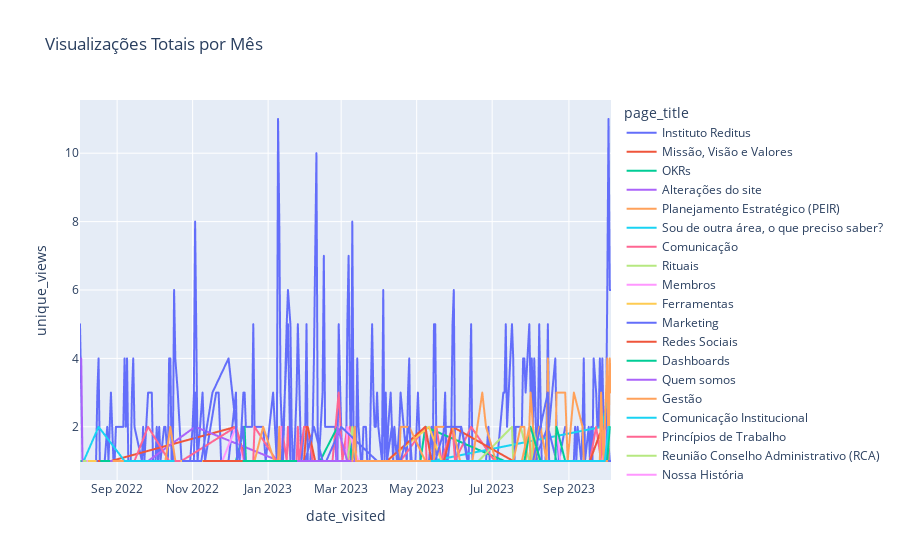

Notebook code for this chart:
### Code cell
fig_total_monthly = px.line(df, x='date_visited', y='unique_views', color='page_title', 
                            title='Visualizações Totais por Mês')
fig_total_monthly.show()

### Figure 1 — Plotly figure (JSON) as saved in the notebook; plotly's stock layout.template omitted (floating-point values rounded to 4 significant figures; data arrays with more than 128 entries replaced by an {"elided": "..."} marker saying what was removed)
{"data": [{"hovertemplate": "page_title=Instituto Reditus<br>date_visited=%{x}<br>unique_views=%{y}<extra></extra>", "legendgroup": "Instituto Reditus", "line": {"color": "#636efa", "dash": "solid"}, "marker": {"symbol": "circle"}, "mode": "lines", "name": "Instituto Reditus", "showlegend": true, "type": "scattergl", "x": {"elided": "265 str values"}, "xaxis": "x", "y": {"elided": "265 int values"}, "yaxis": "y"}, {"hovertemplate": "page_title=Missão, Visão e Valores<br>date_visited=%{x}<br>unique_views=%{y}<extra></extra>", "legendgroup": "Missão, Visão e Valores", "line": {"color": "#EF553B", "dash": "solid"}, "marker": {"symbol": "circle"}, "mode": "lines", "name": "Missão, Visão e Valores", "showlegend": true, "type": "scattergl", "x": ["2022-08-03T00:00:00", "2022-08-17T00:00:00", "2022-08-22T00:00:00", "2022-08-23T00:00:00", "2022-08-27T00:00:00", "2022-12-06T00:00:00", "2022-12-14T00:00:00", "2023-01-05T00:00:00", "2023-01-17T00:00:00", "2023-02-01T00:00:00", "2023-02-26T00:00:00", "2023-03-06T00:00:00", "2023-03-13T00:00:00", "2023-03-22T00:00:00", "2023-03-28T00:00:00", "2023-04-07T00:00:00", "2023-05-16T00:00:00", "2023-05-29T00:00:00", "2023-06-26T00:00:00", "2023-07-10T00:00:00", "2023-07-11T00:00:00", "2023-07-27T00:00:00", "2023-08-07T00:00:00", "2023-08-22T00:00:00", "2023-09-23T00:00:00", "2023-09-25T00:00:00", "2023-10-04T00:00:00"], "xaxis": "x", "y": [1, 1, 1, 1, 1, 2, 1, 1, 1, 1, 1, 1, 1, 1, 1, 1, 1, 1, 1, 1, 1, 1, 1, 1, 1, 1, 1], "yaxis": "y"}, {"hovertemplate": "page_title=OKRs<br>date_visited=%{x}<br>unique_views=%{y}<extra></extra>", "legendgroup": "OKRs", "line": {"color": "#00cc96", "dash": "solid"}, "marker": {"symbol": "circle"}, "mode": "lines", "name": "OKRs", "showlegend": true, "type": "scattergl", "x": ["2022-08-03T00:00:00", "2022-08-29T00:00:00", "2022-09-08T00:00:00", "2022-10-17T00:00:00", "2022-10-23T00:00:00", "2022-12-06T00:00:00", "2022-12-13T00:00:00", "2022-12-21T00:00:00", "2023-01-09T00:00:00", "2023-01-17T00:00:00", "2023-02-15T00:00:00", "2023-03-05T00:00:00", "2023-03-06T00:00:00", "2023-03-10T00:00:00", "2023-03-29T00:00:00", "2023-04-07T00:00:00", "2023-04-08T00:00:00", "2023-04-17T00:00:00", "2023-04-25T00:00:00", "2023-05-02T00:00:00", "2023-05-04T00:00:00", "2023-05-08T00:00:00", "2023-07-11T00:00:00", "2023-07-25T00:00:00", "2023-08-08T00:00:00", "2023-08-29T00:00:00", "2023-09-21T00:00:00", "2023-09-23T00:00:00", "2023-10-02T00:00:00"], "xaxis": "x", "y": [1, 1, 1, 1, 1, 1, 1, 1, 1, 1, 1, 1, 2, 1, 1, 1, 1, 1, 1, 1, 1, 2, 1, 1, 1, 1, 1, 1, 1], "yaxis": "y"}, {"hovertemplate": "page_title=Alterações do site<br>date_visited=%{x}<br>unique_views=%{y}<extra></extra>", "legendgroup": "Alterações do site", "line": {"color": "#ab63fa", "dash": "solid"}, "marker": {"symbol": "circle"}, "mode": "lines", "name": "Alterações do site", "showlegend": true, "type": "scattergl", "x": ["2022-08-03T00:00:00", "2022-08-04T00:00:00", "2022-08-05T00:00:00", "2022-09-07T00:00:00", "2022-09-26T00:00:00", "2022-11-03T00:00:00", "2023-01-10T00:00:00", "2023-01-12T00:00:00", "2023-04-07T00:00:00", "2023-05-08T00:00:00"], "xaxis": "x", "y": [4, 1, 1, 1, 1, 2, 1, 1, 1, 1], "yaxis": "y"}, {"hovertemplate": "page_title=Planejamento Estratégico (PEIR)<br>date_visited=%{x}<br>unique_views=%{y}<extra></extra>", "legendgroup": "Planejamento Estratégico (PEIR)", "line": {"color": "#FFA15A", "dash": "solid"}, "marker": {"symbol": "circle"}, "mode": "lines", "name": "Planejamento Estratégico (PEIR)", "showlegend": true, "type": "scattergl", "x": ["2022-08-05T00:00:00", "2022-08-29T00:00:00", "2022-12-12T00:00:00", "2023-03-06T00:00:00", "2023-03-10T00:00:00", "2023-03-14T00:00:00", "2023-04-07T00:00:00", "2023-04-08T00:00:00", "2023-04-25T00:00:00", "2023-05-02T00:00:00", "2023-05-08T00:00:00", "2023-07-17T00:00:00", "2023-07-18T00:00:00", "2023-07-24T00:00:00", "2023-07-31T00:00:00", "2023-08-01T00:00:00", "2023-08-08T00:00:00", "2023-09-24T00:00:00", "2023-10-02T00:00:00"], "xaxis": "x", "y": [1, 1, 1, 1, 2, 1, 1, 1, 1, 1, 1, 1, 1, 1, 1, 1, 1, 1, 1], "yaxis": "y"}, {"hovertemplate": "page_title=Sou de outra área, o que preciso saber?<br>date_visited=%{x}<br>unique_views=%{y}<extra></extra>", "legendgroup": "Sou de outra área, o que preciso saber?", "line": {"color": "#19d3f3", "dash": "solid"}, "marker": {"symbol": "circle"}, "mode": "lines", "name": "Sou de outra área, o que preciso saber?", "showlegend": true, "type": "scattergl", "x": ["2022-08-05T00:00:00", "2022-08-17T00:00:00", "2022-09-07T00:00:00", "2022-09-26T00:00:00", "2022-11-03T00:00:00", "2022-11-20T00:00:00", "2023-01-10T00:00:00", "2023-01-12T00:00:00", "2023-01-25T00:00:00", "2023-01-30T00:00:00", "2023-04-07T00:00:00", "2023-05-08T00:00:00", "2023-05-13T00:00:00", "2023-09-28T00:00:00", "2023-10-03T00:00:00"], "xaxis": "x", "y": [1, 2, 1, 1, 1, 1, 1, 1, 1, 1, 1, 2, 1, 2, 3], "yaxis": "y"}, {"hovertemplate": "page_title=Comunicação<br>date_visited=%{x}<br>unique_views=%{y}<extra></extra>", "legendgroup": "Comunicação", "line": {"color": "#FF6692", "dash": "solid"}, "marker": {"symbol": "circle"}, "mode": "lines", "name": "Comunicação", "showlegend": true, "type": "scattergl", "x": ["2022-08-05T00:00:00", "2022-08-15T00:00:00", "2022-08-16T00:00:00", "2022-08-17T00:00:00", "2022-08-24T00:00:00", "2022-08-25T00:00:00", "2022-08-27T00:00:00", "2022-08-31T00:00:00", "2022-09-07T00:00:00", "2022-09-10T00:00:00", "2022-09-15T00:00:00", "2022-09-26T00:00:00", "2022-10-13T00:00:00", "2022-10-20T00:00:00", "2022-10-30T00:00:00", "2022-11-01T00:00:00", "2022-11-03T00:00:00", "2022-11-05T00:00:00", "2022-11-20T00:00:00", "2022-11-21T00:00:00", "2022-11-23T00:00:00", "2022-12-05T00:00:00", "2022-12-12T00:00:00", "2022-12-13T00:00:00", "2022-12-20T00:00:00", "2022-12-21T00:00:00", "2023-01-08T00:00:00", "2023-01-09T00:00:00", "2023-01-10T00:00:00", "2023-01-12T00:00:00", "2023-01-16T00:00:00", "2023-01-17T00:00:00", "2023-01-19T00:00:00", "2023-01-20T00:00:00", "2023-01-24T00:00:00", "2023-01-25T00:00:00", "2023-01-26T00:00:00", "2023-01-30T00:00:00", "2023-02-01T00:00:00", "2023-02-02T00:00:00", "2023-02-06T00:00:00", "2023-02-07T00:00:00", "2023-02-08T00:00:00", "2023-02-15T00:00:00", "2023-02-16T00:00:00", "2023-02-17T00:00:00", "2023-02-22T00:00:00", "2023-02-27T00:00:00", "2023-03-02T00:00:00", "2023-03-06T00:00:00", "2023-03-07T00:00:00", "2023-03-08T00:00:00", "2023-03-14T00:00:00", "2023-03-20T00:00:00", "2023-03-27T00:00:00", "2023-03-30T00:00:00", "2023-04-03T00:00:00", "2023-04-07T00:00:00", "2023-04-13T00:00:00", "2023-04-17T00:00:00", "2023-04-18T00:00:00", "2023-05-08T00:00:00", "2023-05-09T00:00:00", "2023-05-13T00:00:00", "2023-05-15T00:00:00", "2023-05-16T00:00:00", "2023-05-17T00:00:00", "2023-05-21T00:00:00", "2023-05-30T00:00:00", "2023-06-01T00:00:00", "2023-06-14T00:00:00", "2023-07-03T00:00:00", "2023-07-18T00:00:00", "2023-07-31T00:00:00", "2023-08-01T00:00:00", "2023-08-08T00:00:00", "2023-08-15T00:00:00", "2023-08-21T00:00:00", "2023-08-29T00:00:00", "2023-09-13T00:00:00", "2023-09-18T00:00:00", "2023-09-23T00:00:00", "2023-09-27T00:00:00", "2023-09-28T00:00:00", "2023-09-30T00:00:00", "2023-10-02T00:00:00", "2023-10-03T00:00:00"], "xaxis": "x", "y": [1, 1, 1, 1, 1, 1, 1, 1, 1, 1, 1, 2, 1, 1, 1, 1, 1, 1, 1, 1, 1, 1, 1, 1, 1, 2, 1, 1, 1, 2, 1, 2, 1, 1, 1, 2, 1, 2, 2, 2, 1, 1, 1, 1, 1, 1, 1, 3, 1, 2, 1, 2, 1, 1, 1, 1, 1, 1, 1, 1, 1, 2, 1, 1, 1, 2, 2, 1, 2, 1, 2, 1, 1, 1, 1, 1, 1, 1, 1, 1, 1, 2, 1, 2, 1, 1, 3], "yaxis": "y"}, {"hovertemplate": "page_title=Rituais<br>date_visited=%{x}<br>unique_views=%{y}<extra></extra>", "legendgroup": "Rituais", "line": {"color": "#B6E880", "dash": "solid"}, "marker": {"symbol": "circle"}, "mode": "lines", "name": "Rituais", "showlegend": true, "type": "scattergl", "x": ["2022-08-05T00:00:00", "2022-09-08T00:00:00", "2022-09-28T00:00:00", "2022-10-23T00:00:00", "2022-11-30T00:00:00", "2022-12-06T00:00:00", "2022-12-12T00:00:00", "2022-12-20T00:00:00", "2023-01-17T00:00:00", "2023-01-22T00:00:00", "2023-02-11T00:00:00", "2023-02-26T00:00:00", "2023-03-06T00:00:00", "2023-03-10T00:00:00", "2023-03-13T00:00:00", "2023-04-07T00:00:00", "2023-04-08T00:00:00", "2023-04-11T00:00:00", "2023-04-17T00:00:00", "2023-04-18T00:00:00", "2023-04-25T00:00:00", "2023-05-08T00:00:00", "2023-05-13T00:00:00", "2023-05-16T00:00:00", "2023-05-24T00:00:00", "2023-05-30T00:00:00", "2023-06-06T00:00:00", "2023-06-14T00:00:00", "2023-06-20T00:00:00", "2023-07-17T00:00:00", "2023-07-18T00:00:00", "2023-07-24T00:00:00", "2023-07-31T00:00:00", "2023-08-01T00:00:00", "2023-08-02T00:00:00", "2023-08-03T00:00:00", "2023-08-08T00:00:00", "2023-08-15T00:00:00", "2023-08-22T00:00:00", "2023-09-24T00:00:00", "2023-09-28T00:00:00", "2023-10-02T00:00:00", "2023-10-05T00:00:00"], "xaxis": "x", "y": [1, 1, 1, 1, 1, 1, 1, 1, 1, 1, 1, 1, 1, 2, 1, 1, 1, 1, 1, 1, 1, 1, 1, 1, 1, 1, 1, 1, 1, 2, 1, 2, 1, 1, 1, 2, 1, 1, 1, 1, 1, 1, 1], "yaxis": "y"}, {"hovertemplate": "page_title=Membros<br>date_visited=%{x}<br>unique_views=%{y}<extra></extra>", "legendgroup": "Membros", "line": {"color": "#FF97FF", "dash": "solid"}, "marker": {"symbol": "circle"}, "mode": "lines", "name": "Membros", "showlegend": true, "type": "scattergl", "x": ["2022-08-08T00:00:00", "2022-08-13T00:00:00", "2022-08-22T00:00:00", "2022-08-26T00:00:00", "2022-08-27T00:00:00", "2022-09-14T00:00:00", "2022-09-26T00:00:00", "2022-10-02T00:00:00", "2022-10-03T00:00:00", "2022-10-26T00:00:00", "2022-11-10T00:00:00", "2022-11-22T00:00:00", "2022-11-25T00:00:00", "2022-12-06T00:00:00", "2022-12-12T00:00:00", "2022-12-15T00:00:00", "2022-12-21T00:00:00", "2023-01-10T00:00:00", "2023-01-11T00:00:00", "2023-01-12T00:00:00", "2023-01-14T00:00:00", "2023-01-17T00:00:00", "2023-01-19T00:00:00", "2023-01-20T00:00:00", "2023-01-25T00:00:00", "2023-01-31T00:00:00", "2023-02-06T00:00:00", "2023-02-07T00:00:00", "2023-02-09T00:00:00", "2023-02-10T00:00:00", "2023-02-22T00:00:00", "2023-02-26T00:00:00", "2023-03-05T00:00:00", "2023-03-06T00:00:00", "2023-03-15T00:00:00", "2023-03-18T00:00:00", "2023-03-20T00:00:00", "2023-03-26T00:00:00", "2023-03-28T00:00:00", "2023-03-30T00:00:00", "2023-03-31T00:00:00", "2023-04-07T00:00:00", "2023-04-30T00:00:00", "2023-05-20T00:00:00", "2023-05-29T00:00:00", "2023-06-23T00:00:00", "2023-07-11T00:00:00", "2023-07-17T00:00:00", "2023-07-20T00:00:00", "2023-08-08T00:00:00", "2023-08-09T00:00:00", "2023-08-14T00:00:00", "2023-08-16T00:00:00", "2023-08-21T00:00:00", "2023-08-22T00:00:00", "2023-08-25T00:00:00", "2023-08-29T00:00:00", "2023-09-05T00:00:00", "2023-09-23T00:00:00", "2023-09-25T00:00:00", "2023-09-26T00:00:00", "2023-09-28T00:00:00", "2023-10-02T00:00:00"], "xaxis": "x", "y": [1, 1, 1, 1, 1, 1, 1, 1, 1, 1, 1, 1, 1, 2, 1, 1, 1, 1, 2, 1, 1, 1, 1, 1, 1, 1, 1, 1, 1, 1, 1, 1, 1, 2, 1, 1, 1, 1, 1, 1, 1, 1, 1, 1, 1, 1, 1, 1, 1, 1, 1, 1, 1, 1, 2, 1, 1, 1, 1, 1, 1, 1, 2], "yaxis": "y"}, {"hovertemplate": "page_title=Ferramentas<br>date_visited=%{x}<br>unique_views=%{y}<extra></extra>", "legendgroup": "Ferramentas", "line": {"color": "#FECB52", "dash": "solid"}, "marker": {"symbol": "circle"}, "mode": "lines", "name": "Ferramentas", "showlegend": true, "type": "scattergl", "x": ["2022-08-09T00:00:00", "2022-09-28T00:00:00", "2022-11-11T00:00:00", "2022-12-06T00:00:00", "2022-12-15T00:00:00", "2022-12-20T00:00:00", "2023-01-16T00:00:00", "2023-01-19T00:00:00", "2023-01-22T00:00:00", "2023-01-25T00:00:00", "2023-02-26T00:00:00", "2023-03-06T00:00:00", "2023-04-07T00:00:00", "2023-05-11T00:00:00", "2023-05-21T00:00:00", "2023-05-26T00:00:00", "2023-07-12T00:00:00", "2023-08-03T00:00:00", "2023-08-14T00:00:00", "2023-08-22T00:00:00", "2023-09-13T00:00:00"], "xaxis": "x", "y": [1, 1, 1, 1, 1, 1, 1, 1, 1, 1, 1, 1, 1, 2, 1, 1, 1, 1, 1, 1, 1], "yaxis": "y"}, {"hovertemplate": "page_title=Marketing<br>date_visited=%{x}<br>unique_views=%{y}<extra></extra>", "legendgroup": "Marketing", "line": {"color": "#636efa", "dash": "solid"}, "marker": {"symbol": "circle"}, "mode": "lines", "name": "Marketing", "showlegend": true, "type": "scattergl", "x": ["2022-08-16T00:00:00", "2022-08-24T00:00:00", "2022-08-25T00:00:00", "2022-09-07T00:00:00", "2022-09-09T00:00:00", "2022-09-13T00:00:00", "2022-09-26T00:00:00", "2022-10-02T00:00:00", "2022-10-15T00:00:00", "2022-11-01T00:00:00", "2022-11-02T00:00:00", "2022-11-03T00:00:00", "2022-11-05T00:00:00", "2022-11-21T00:00:00", "2022-12-12T00:00:00", "2022-12-13T00:00:00", "2022-12-21T00:00:00", "2023-01-11T00:00:00", "2023-01-20T00:00:00", "2023-02-01T00:00:00", "2023-02-04T00:00:00", "2023-02-17T00:00:00", "2023-03-01T00:00:00", "2023-03-30T00:00:00", "2023-04-07T00:00:00", "2023-05-02T00:00:00", "2023-05-09T00:00:00", "2023-05-20T00:00:00", "2023-05-21T00:00:00", "2023-05-30T00:00:00", "2023-06-14T00:00:00", "2023-06-23T00:00:00", "2023-07-12T00:00:00", "2023-07-18T00:00:00", "2023-07-25T00:00:00", "2023-07-27T00:00:00", "2023-07-31T00:00:00", "2023-08-01T00:00:00", "2023-08-04T00:00:00", "2023-08-15T00:00:00", "2023-08-22T00:00:00", "2023-08-24T00:00:00", "2023-08-25T00:00:00", "2023-08-29T00:00:00", "2023-08-31T00:00:00", "2023-09-14T00:00:00", "2023-09-19T00:00:00", "2023-09-21T00:00:00", "2023-09-25T00:00:00", "2023-10-01T00:00:00", "2023-10-02T00:00:00", "2023-10-04T00:00:00", "2023-10-05T00:00:00"], "xaxis": "x", "y": [1, 1, 1, 1, 1, 1, 1, 1, 1, 1, 1, 3, 1, 1, 1, 1, 1, 1, 1, 1, 1, 1, 2, 1, 1, 1, 1, 1, 1, 1, 1, 1, 1, 1, 1, 1, 1, 1, 1, 2, 1, 1, 1, 1, 1, 1, 1, 1, 1, 1, 2, 1, 1], "yaxis": "y"}, {"hovertemplate": "page_title=Redes Sociais<br>date_visited=%{x}<br>unique_views=%{y}<extra></extra>", "legendgroup": "Redes Sociais", "line": {"color": "#EF553B", "dash": "solid"}, "marker": {"symbol": "circle"}, "mode": "lines", "name": "Redes Sociais", "showlegend": true, "type": "scattergl", "x": ["2022-08-17T00:00:00", "2022-08-24T00:00:00", "2022-08-27T00:00:00", "2022-09-01T00:00:00", "2022-09-10T00:00:00", "2022-09-26T00:00:00", "2022-11-05T00:00:00", "2022-11-11T00:00:00", "2022-12-20T00:00:00", "2022-12-21T00:00:00", "2023-01-19T00:00:00", "2023-01-24T00:00:00", "2023-01-30T00:00:00", "2023-02-01T00:00:00", "2023-02-02T00:00:00", "2023-02-08T00:00:00", "2023-02-15T00:00:00", "2023-02-16T00:00:00", "2023-03-06T00:00:00", "2023-03-14T00:00:00", "2023-03-20T00:00:00", "2023-03-27T00:00:00", "2023-04-07T00:00:00", "2023-05-08T00:00:00", "2023-05-13T00:00:00", "2023-05-15T00:00:00", "2023-05-23T00:00:00", "2023-05-30T00:00:00", "2023-07-18T00:00:00", "2023-07-31T00:00:00", "2023-08-08T00:00:00", "2023-08-21T00:00:00", "2023-09-18T00:00:00", "2023-09-28T00:00:00"], "xaxis": "x", "y": [1, 1, 1, 1, 1, 1, 1, 1, 1, 1, 1, 1, 1, 2, 2, 1, 1, 1, 1, 1, 1, 1, 1, 2, 1, 1, 1, 2, 1, 1, 1, 1, 1, 2], "yaxis": "y"}, {"hovertemplate": "page_title=Dashboards<br>date_visited=%{x}<br>unique_views=%{y}<extra></extra>", "legendgroup": "Dashboards", "line": {"color": "#00cc96", "dash": "solid"}, "marker": {"symbol": "circle"}, "mode": "lines", "name": "Dashboards", "showlegend": true, "type": "scattergl", "x": ["2022-08-19T00:00:00", "2022-08-29T00:00:00", "2022-10-02T00:00:00", "2022-10-10T00:00:00", "2022-10-17T00:00:00", "2022-11-03T00:00:00", "2022-11-30T00:00:00", "2022-12-06T00:00:00", "2022-12-13T00:00:00", "2022-12-14T00:00:00", "2022-12-18T00:00:00", "2022-12-20T00:00:00", "2022-12-21T00:00:00", "2022-12-30T00:00:00", "2023-01-09T00:00:00", "2023-01-17T00:00:00", "2023-01-22T00:00:00", "2023-01-24T00:00:00", "2023-02-08T00:00:00", "2023-02-09T00:00:00", "2023-02-10T00:00:00", "2023-02-12T00:00:00", "2023-02-26T00:00:00", "2023-03-06T00:00:00", "2023-03-07T00:00:00", "2023-03-10T00:00:00", "2023-03-11T00:00:00", "2023-03-12T00:00:00", "2023-03-13T00:00:00", "2023-03-21T00:00:00", "2023-03-26T00:00:00", "2023-04-04T00:00:00", "2023-04-07T00:00:00", "2023-04-17T00:00:00", "2023-04-18T00:00:00", "2023-05-16T00:00:00", "2023-05-26T00:00:00", "2023-05-30T00:00:00", "2023-06-14T00:00:00", "2023-07-10T00:00:00", "2023-08-03T00:00:00", "2023-08-22T00:00:00", "2023-09-21T00:00:00", "2023-10-01T00:00:00", "2023-10-05T00:00:00"], "xaxis": "x", "y": [1, 1, 1, 1, 1, 1, 1, 1, 2, 1, 1, 1, 1, 1, 1, 1, 1, 1, 1, 1, 1, 1, 2, 1, 1, 1, 1, 1, 1, 1, 1, 1, 1, 1, 1, 1, 1, 1, 1, 1, 1, 1, 1, 1, 1], "yaxis": "y"}, {"hovertemplate": "page_title=Quem somos<br>date_visited=%{x}<br>unique_views=%{y}<extra></extra>", "legendgroup": "Quem somos", "line": {"color": "#ab63fa", "dash": "solid"}, "marker": {"symbol": "circle"}, "mode": "lines", "name": "Quem somos", "showlegend": true, "type": "scattergl", "x": ["2022-08-27T00:00:00", "2022-08-29T00:00:00", "2022-09-29T00:00:00", "2022-10-16T00:00:00", "2022-10-23T00:00:00", "2022-11-03T00:00:00", "2022-11-25T00:00:00", "2022-11-30T00:00:00", "2022-12-06T00:00:00", "2022-12-12T00:00:00", "2023-01-10T00:00:00", "2023-02-10T00:00:00", "2023-02-22T00:00:00", "2023-02-25T00:00:00", "2023-02-26T00:00:00", "2023-03-06T00:00:00", "2023-03-15T00:00:00", "2023-03-19T00:00:00", "2023-04-07T00:00:00", "2023-05-29T00:00:00", "2023-07-27T00:00:00", "2023-08-09T00:00:00", "2023-08-22T00:00:00", "2023-09-04T00:00:00", "2023-10-04T00:00:00"], "xaxis": "x", "y": [1, 1, 1, 1, 1, 1, 1, 1, 1, 1, 1, 1, 1, 1, 2, 1, 1, 1, 1, 1, 1, 1, 1, 1, 1], "yaxis": "y"}, {"hovertemplate": "page_title=Gestão<br>date_visited=%{x}<br>unique_views=%{y}<extra></extra>", "legendgroup": "Gestão", "line": {"color": "#FFA15A", "dash": "solid"}, "marker": {"symbol": "circle"}, "mode": "lines", "name": "Gestão", "showlegend": true, "type": "scattergl", "x": ["2022-08-29T00:00:00", "2022-09-28T00:00:00", "2022-10-03T00:00:00", "2022-10-10T00:00:00", "2022-10-14T00:00:00", "2022-10-18T00:00:00", "2022-10-24T00:00:00", "2022-10-26T00:00:00", "2022-11-02T00:00:00", "2022-11-09T00:00:00", "2022-11-24T00:00:00", "2022-11-30T00:00:00", "2022-12-12T00:00:00", "2022-12-13T00:00:00", "2022-12-20T00:00:00", "2022-12-21T00:00:00", "2022-12-28T00:00:00", "2023-01-06T00:00:00", "2023-01-09T00:00:00", "2023-01-10T00:00:00", "2023-01-11T00:00:00", "2023-01-17T00:00:00", "2023-01-22T00:00:00", "2023-01-31T00:00:00", "2023-02-07T00:00:00", "2023-02-08T00:00:00", "2023-02-09T00:00:00", "2023-02-10T00:00:00", "2023-02-17T00:00:00", "2023-03-01T00:00:00", "2023-03-06T00:00:00", "2023-03-07T00:00:00", "2023-03-10T00:00:00", "2023-03-12T00:00:00", "2023-03-26T00:00:00", "2023-03-30T00:00:00", "2023-04-07T00:00:00", "2023-04-08T00:00:00", "2023-04-17T00:00:00", "2023-04-18T00:00:00", "2023-04-25T00:00:00", "2023-05-08T00:00:00", "2023-05-13T00:00:00", "2023-05-15T00:00:00", "2023-05-16T00:00:00", "2023-05-24T00:00:00", "2023-05-30T00:00:00", "2023-06-05T00:00:00", "2023-06-06T00:00:00", "2023-06-15T00:00:00", "2023-06-23T00:00:00", "2023-06-26T00:00:00", "2023-07-04T00:00:00", "2023-07-14T00:00:00", "2023-07-17T00:00:00", "2023-07-18T00:00:00", "2023-07-24T00:00:00", "2023-07-25T00:00:00", "2023-07-27T00:00:00", "2023-07-28T00:00:00", "2023-07-31T00:00:00", "2023-08-01T00:00:00", "2023-08-03T00:00:00", "2023-08-04T00:00:00", "2023-08-08T00:00:00", "2023-08-09T00:00:00", "2023-08-14T00:00:00", "2023-08-15T00:00:00", "2023-08-16T00:00:00", "2023-08-21T00:00:00", "2023-08-22T00:00:00", "2023-08-29T00:00:00", "2023-08-31T00:00:00", "2023-09-05T00:00:00", "2023-09-12T00:00:00", "2023-09-13T00:00:00", "2023-09-24T00:00:00", "2023-09-26T00:00:00", "2023-09-27T00:00:00", "2023-09-29T00:00:00", "2023-10-02T00:00:00", "2023-10-03T00:00:00", "2023-10-04T00:00:00", "2023-10-05T00:00:00"], "xaxis": "x", "y": [1, 1, 1, 1, 2, 1, 1, 1, 1, 1, 1, 1, 1, 1, 1, 1, 2, 1, 1, 2, 1, 1, 1, 1, 1, 1, 1, 1, 1, 1, 1, 1, 1, 1, 1, 1, 1, 1, 1, 2, 2, 1, 1, 1, 2, 2, 2, 1, 1, 1, 3, 2, 1, 1, 1, 1, 2, 2, 2, 1, 2, 3, 2, 1, 2, 2, 1, 4, 1, 1, 3, 3, 1, 3, 2, 1, 1, 1, 3, 1, 4, 1, 4, 3], "yaxis": "y"}, {"hovertemplate": "page_title=Comunicação Institucional<br>date_visited=%{x}<br>unique_views=%{y}<extra></extra>", "legendgroup": "Comunicação Institucional", "line": {"color": "#19d3f3", "dash": "solid"}, "marker": {"symbol": "circle"}, "mode": "lines", "name": "Comunicação Institucional", "showlegend": true, "type": "scattergl", "x": ["2022-09-07T00:00:00", "2022-09-26T00:00:00", "2022-10-20T00:00:00", "2022-11-03T00:00:00", "2022-11-05T00:00:00", "2022-11-20T00:00:00", "2023-01-09T00:00:00", "2023-01-12T00:00:00", "2023-01-17T00:00:00", "2023-01-25T00:00:00", "2023-01-26T00:00:00", "2023-04-03T00:00:00", "2023-04-07T00:00:00", "2023-05-13T00:00:00", "2023-05-16T00:00:00", "2023-05-30T00:00:00", "2023-06-01T00:00:00", "2023-07-03T00:00:00", "2023-09-28T00:00:00"], "xaxis": "x", "y": [1, 1, 1, 1, 1, 1, 1, 1, 1, 1, 1, 1, 1, 1, 1, 1, 1, 1, 1], "yaxis": "y"}, {"hovertemplate": "page_title=Princípios de Trabalho<br>date_visited=%{x}<br>unique_views=%{y}<extra></extra>", "legendgroup": "Princípios de Trabalho", "line": {"color": "#FF6692", "dash": "solid"}, "marker": {"symbol": "circle"}, "mode": "lines", "name": "Princípios de Trabalho", "showlegend": true, "type": "scattergl", "x": ["2022-10-18T00:00:00", "2022-10-23T00:00:00", "2022-12-06T00:00:00", "2022-12-13T00:00:00", "2023-01-16T00:00:00", "2023-02-10T00:00:00", "2023-02-11T00:00:00", "2023-02-26T00:00:00", "2023-03-06T00:00:00", "2023-03-13T00:00:00", "2023-03-14T00:00:00", "2023-03-26T00:00:00", "2023-03-30T00:00:00", "2023-04-07T00:00:00", "2023-07-11T00:00:00", "2023-08-01T00:00:00", "2023-08-03T00:00:00", "2023-08-09T00:00:00", "2023-08-22T00:00:00", "2023-09-13T00:00:00", "2023-09-23T00:00:00", "2023-09-25T00:00:00"], "xaxis": "x", "y": [1, 1, 2, 1, 1, 1, 1, 1, 1, 1, 1, 1, 1, 1, 1, 1, 1, 1, 1, 1, 1, 1], "yaxis": "y"}, {"hovertemplate": "page_title=Reunião Conselho Administrativo (RCA)<br>date_visited=%{x}<br>unique_views=%{y}<extra></extra>", "legendgroup": "Reunião Conselho Administrativo (RCA)", "line": {"color": "#B6E880", "dash": "solid"}, "marker": {"symbol": "circle"}, "mode": "lines", "name": "Reunião Conselho Administrativo (RCA)", "showlegend": true, "type": "scattergl", "x": ["2022-10-23T00:00:00", "2023-02-26T00:00:00", "2023-04-07T00:00:00", "2023-04-25T00:00:00", "2023-10-02T00:00:00"], "xaxis": "x", "y": [1, 1, 1, 1, 1], "yaxis": "y"}, {"hovertemplate": "page_title=Nossa História<br>date_visited=%{x}<br>unique_views=%{y}<extra></extra>", "legendgroup": "Nossa História", "line": {"color": "#FF97FF", "dash": "solid"}, "marker": {"symbol": "circle"}, "mode": "lines", "name": "Nossa História", "showlegend": true, "type": "scattergl", "x": ["2022-10-23T00:00:00", "2022-12-06T00:00:00", "2023-01-10T00:00:00", "2023-02-10T00:00:00", "2023-02-11T00:00:00", "2023-02-22T00:00:00", "2023-02-26T00:00:00", "2023-04-07T00:00:00", "2023-05-29T00:00:00", "2023-06-05T00:00:00", "2023-06-06T00:00:00", "2023-07-11T00:00:00", "2023-08-22T00:00:00", "2023-08-29T00:00:00", "2023-09-19T00:00:00", "2023-10-04T00:00:00"], "xaxis": "x", "y": [1, 1, 1, 1, 1, 1, 1, 1, 1, 1, 1, 1, 1, 1, 1, 1], "yaxis": "y"}, {"hovertemplate": "page_title=Reunião de Líderes (RL)<br>date_visited=%{x}<br>unique_views=%{y}<extra></extra>", "legendgroup": "Reunião de Líderes (RL)", "line": {"color": "#FECB52", "dash": "solid"}, "marker": {"symbol": "circle"}, "mode": "lines", "name": "Reunião de Líderes (RL)", "showlegend": true, "type": "scattergl", "x": ["2022-10-23T00:00:00", "2023-04-07T00:00:00", "2023-07-24T00:00:00", "2023-10-02T00:00:00"], "xaxis": "x", "y": [1, 1, 1, 1], "yaxis": "y"}, {"hovertemplate": "page_title=Reunião Geral (RG)<br>date_visited=%{x}<br>unique_views=%{y}<extra></extra>", "legendgroup": "Reunião Geral (RG)", "line": {"color": "#636efa", "dash": "solid"}, "marker": {"symbol": "circle"}, "mode": "lines", "name": "Reunião Geral (RG)", "showlegend": true, "type": "scattergl", "x": ["2022-10-24T00:00:00", "2022-10-25T00:00:00", "2022-10-28T00:00:00", "2022-11-03T00:00:00", "2022-11-05T00:00:00", "2022-11-08T00:00:00", "2022-11-17T00:00:00", "2022-11-30T00:00:00", "2022-12-06T00:00:00", "2022-12-07T00:00:00", "2022-12-12T00:00:00", "2022-12-13T00:00:00", "2022-12-15T00:00:00", "2022-12-30T00:00:00", "2023-01-08T00:00:00", "2023-01-09T00:00:00", "2023-01-12T00:00:00", "2023-01-17T00:00:00", "2023-01-19T00:00:00", "2023-01-24T00:00:00", "2023-01-30T00:00:00", "2023-01-31T00:00:00", "2023-02-07T00:00:00", "2023-02-14T00:00:00", "2023-03-10T00:00:00", "2023-04-07T00:00:00", "2023-04-11T00:00:00", "2023-04-17T00:00:00", "2023-04-18T00:00:00", "2023-04-25T00:00:00", "2023-04-27T00:00:00", "2023-05-04T00:00:00", "2023-05-16T00:00:00", "2023-05-24T00:00:00", "2023-06-06T00:00:00", "2023-06-11T00:00:00", "2023-06-20T00:00:00", "2023-06-23T00:00:00", "2023-07-17T00:00:00", "2023-07-24T00:00:00", "2023-08-02T00:00:00", "2023-08-03T00:00:00", "2023-08-15T00:00:00", "2023-08-16T00:00:00", "2023-08-22T00:00:00", "2023-09-26T00:00:00", "2023-10-02T00:00:00", "2023-10-05T00:00:00"], "xaxis": "x", "y": [1, 1, 1, 1, 1, 1, 3, 4, 2, 1, 2, 1, 1, 1, 1, 1, 1, 5, 1, 1, 1, 1, 2, 1, 1, 1, 2, 1, 1, 2, 1, 1, 1, 2, 2, 1, 1, 1, 1, 1, 1, 1, 3, 1, 1, 1, 1, 1], "yaxis": "y"}, {"hovertemplate": "page_title=Líderes<br>date_visited=%{x}<br>unique_views=%{y}<extra></extra>", "legendgroup": "Líderes", "line": {"color": "#EF553B", "dash": "solid"}, "marker": {"symbol": "circle"}, "mode": "lines", "name": "Líderes", "showlegend": true, "type": "scattergl", "x": ["2022-11-10T00:00:00", "2022-12-06T00:00:00", "2022-12-12T00:00:00", "2023-01-10T00:00:00", "2023-01-19T00:00:00", "2023-01-20T00:00:00", "2023-01-30T00:00:00", "2023-01-31T00:00:00", "2023-02-11T00:00:00", "2023-02-15T00:00:00", "2023-02-26T00:00:00", "2023-03-06T00:00:00", "2023-03-17T00:00:00", "2023-03-31T00:00:00", "2023-04-03T00:00:00", "2023-04-07T00:00:00", "2023-04-30T00:00:00", "2023-05-29T00:00:00", "2023-05-30T00:00:00", "2023-06-14T00:00:00", "2023-06-30T00:00:00", "2023-07-11T00:00:00", "2023-07-18T00:00:00", "2023-08-22T00:00:00", "2023-09-26T00:00:00", "2023-10-02T00:00:00"], "xaxis": "x", "y": [1, 1, 1, 1, 1, 1, 1, 1, 1, 1, 1, 1, 1, 1, 1, 1, 1, 1, 1, 1, 1, 1, 1, 1, 1, 1], "yaxis": "y"}, {"hovertemplate": "page_title=Tecnologia<br>date_visited=%{x}<br>unique_views=%{y}<extra></extra>", "legendgroup": "Tecnologia", "line": {"color": "#00cc96", "dash": "solid"}, "marker": {"symbol": "circle"}, "mode": "lines", "name": "Tecnologia", "showlegend": true, "type": "scattergl", "x": ["2022-12-12T00:00:00", "2023-01-19T00:00:00", "2023-02-07T00:00:00", "2023-02-17T00:00:00", "2023-03-10T00:00:00", "2023-03-30T00:00:00", "2023-04-07T00:00:00", "2023-04-17T00:00:00", "2023-06-14T00:00:00", "2023-07-20T00:00:00", "2023-07-27T00:00:00", "2023-08-01T00:00:00", "2023-08-09T00:00:00", "2023-08-21T00:00:00", "2023-08-22T00:00:00", "2023-08-29T00:00:00", "2023-09-05T00:00:00", "2023-09-10T00:00:00", "2023-09-11T00:00:00", "2023-09-12T00:00:00", "2023-10-02T00:00:00", "2023-10-04T00:00:00"], "xaxis": "x", "y": [1, 1, 1, 1, 1, 1, 1, 1, 1, 1, 1, 2, 1, 1, 2, 1, 1, 1, 1, 1, 1, 2], "yaxis": "y"}, {"hovertemplate": "page_title=O que Comunicação faz?<br>date_visited=%{x}<br>unique_views=%{y}<extra></extra>", "legendgroup": "O que Comunicação faz?", "line": {"color": "#ab63fa", "dash": "solid"}, "marker": {"symbol": "circle"}, "mode": "lines", "name": "O que Comunicação faz?", "showlegend": true, "type": "scattergl", "x": ["2023-01-25T00:00:00", "2023-04-07T00:00:00", "2023-08-15T00:00:00"], "xaxis": "x", "y": [1, 1, 1], "yaxis": "y"}, {"hovertemplate": "page_title=Como Organizar o PEIR (Checklist)<br>date_visited=%{x}<br>unique_views=%{y}<extra></extra>", "legendgroup": "Como Organizar o PEIR (Checklist)", "line": {"color": "#FFA15A", "dash": "solid"}, "marker": {"symbol": "circle"}, "mode": "lines", "name": "Como Organizar o PEIR (Checklist)", "showlegend": true, "type": "scattergl", "x": ["2023-03-10T00:00:00", "2023-03-12T00:00:00", "2023-03-13T00:00:00", "2023-03-19T00:00:00", "2023-04-07T00:00:00", "2023-04-25T00:00:00", "2023-07-17T00:00:00", "2023-07-18T00:00:00", "2023-07-24T00:00:00", "2023-07-25T00:00:00", "2023-07-31T00:00:00", "2023-08-01T00:00:00", "2023-09-24T00:00:00", "2023-10-02T00:00:00"], "xaxis": "x", "y": [1, 2, 1, 1, 1, 1, 1, 1, 1, 1, 2, 1, 1, 1], "yaxis": "y"}, {"hovertemplate": "page_title=Radar de execução<br>date_visited=%{x}<br>unique_views=%{y}<extra></extra>", "legendgroup": "Radar de execução", "line": {"color": "#19d3f3", "dash": "solid"}, "marker": {"symbol": "circle"}, "mode": "lines", "name": "Radar de execução", "showlegend": true, "type": "scattergl", "x": ["2023-05-13T00:00:00", "2023-05-17T00:00:00", "2023-09-28T00:00:00", "2023-09-30T00:00:00", "2023-10-03T00:00:00"], "xaxis": "x", "y": [1, 1, 1, 1, 2], "yaxis": "y"}, {"hovertemplate": "page_title=Dinâmicas PEIR<br>date_visited=%{x}<br>unique_views=%{y}<extra></extra>", "legendgroup": "Dinâmicas PEIR", "line": {"color": "#FF6692", "dash": "solid"}, "marker": {"symbol": "circle"}, "mode": "lines", "name": "Dinâmicas PEIR", "showlegend": true, "type": "scattergl", "x": ["2023-09-24T00:00:00"], "xaxis": "x", "y": [1], "yaxis": "y"}], "layout": {"legend": {"title": {"text": "page_title"}, "tracegroupgap": 0}, "title": {"text": "Visualizações Totais por Mês"}, "xaxis": {"anchor": "y", "domain": [0, 1], "title": {"text": "date_visited"}}, "yaxis": {"anchor": "x", "domain": [0, 1], "title": {"text": "unique_views"}}}}
